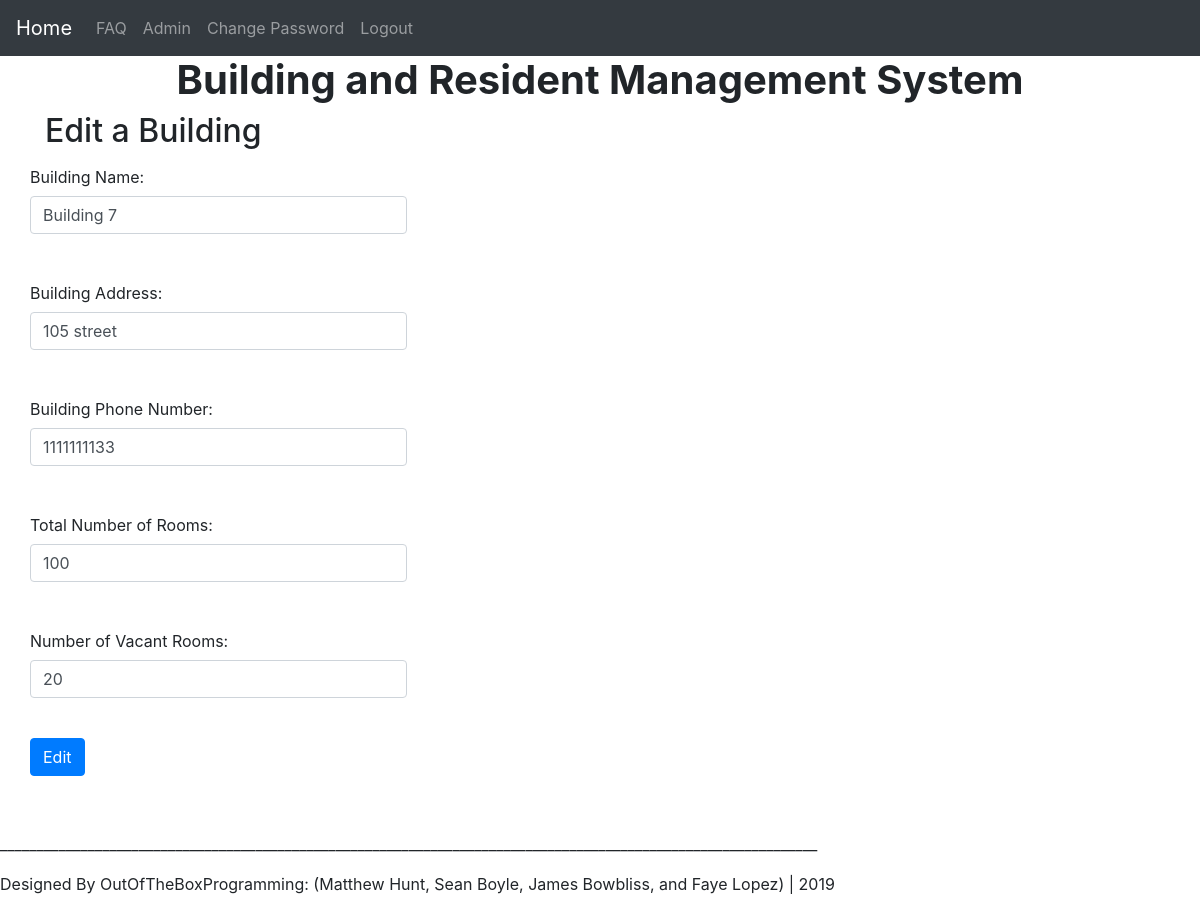
Before: /edit_building.php?id=1 with the older database file.
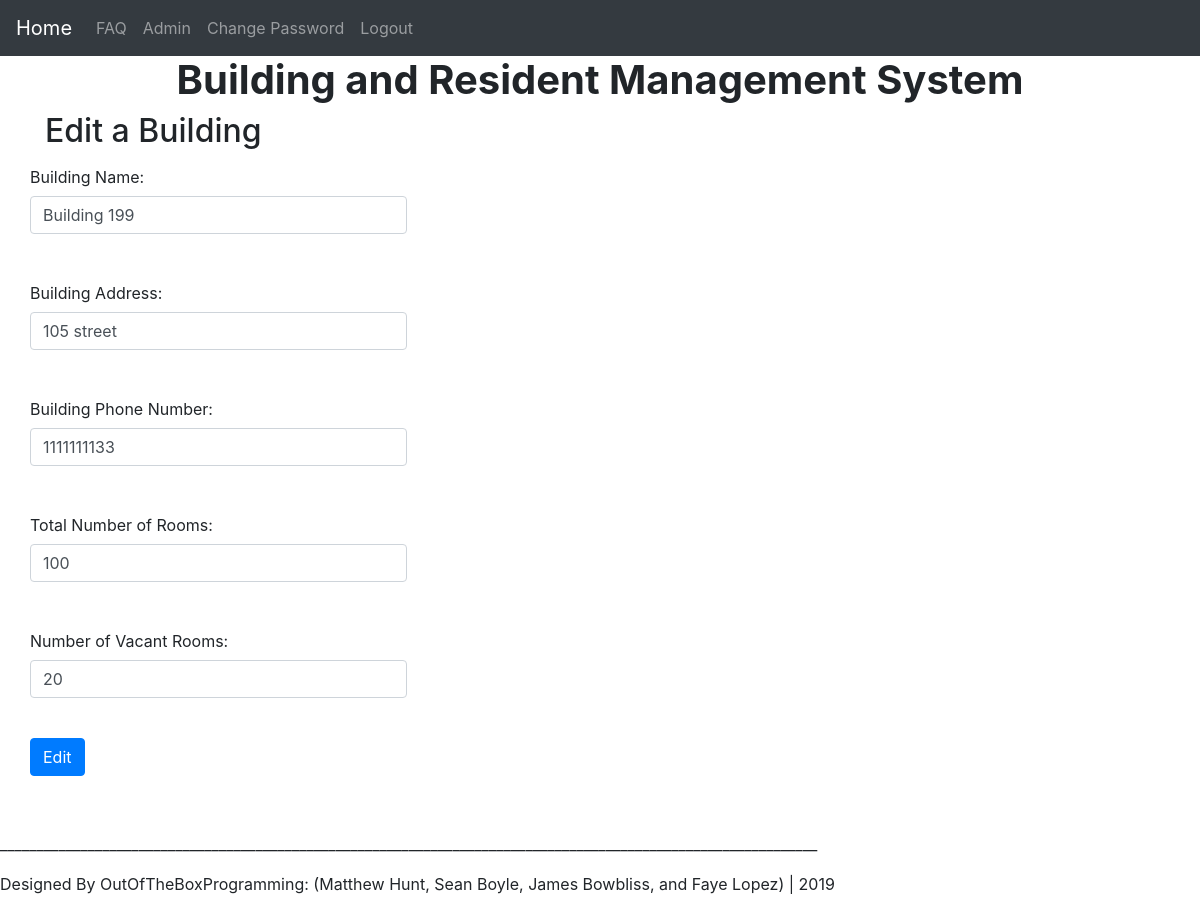
After: the same page with the newer database file.
### tables this page shows
CREATE TABLE `Buildings` (
  `BuildingID` int(11) NOT NULL AUTO_INCREMENT,
  `Name` varchar(100) NOT NULL,
  `Address` varchar(100) NOT NULL,
  `PhoneNumber` int(11) NOT NULL,
  `TotalRooms` int(11) NOT NULL,
  `TotalVacRooms` int(11) NOT NULL,
  `Res` varchar(20) NOT NULL DEFAULT 'Show Residents',
  `Edit` varchar(10) NOT NULL DEFAULT 'Edit',
  `Del` varchar(10) NOT NULL DEFAULT 'Delete',
  PRIMARY KEY (`BuildingID`)
);

### edit_building.php (the view, shortened to what this page needs)
<!doctype html>
<html lang=en>
<head>
</head>
<body>
<div id="container">
<?php include("header.php"); ?>
<div id="content">
        <div class="container"><h2>Edit a Building</h2></div>
<?php
    if ( (isset($_GET['id'])) && (is_numeric($_GET['id'])) ) {
        $id = $_GET['id'];
    } elseif ( (isset($_POST['id'])) && (is_numeric($_POST['id'])) ) {
        $id = $_POST['id'];
    } else {
        echo '<p class="error">This page has been accessed in error.</p>';
        include ('footer.php');
        exit();
    }
    require ('mysqli_connect.php');
    $q = "SELECT Name, Address, PhoneNumber, TotalRooms, TotalVacRooms FROM Buildings WHERE BuildingID=$id";
    $result = mysqli_query ($dbcon, $q);
    if (mysqli_num_rows($result) == 1) {
        $row = mysqli_fetch_array ($result, MYSQLI_NUM);
        echo '<div class="container"><form action="edit_building.php" method="post"><div class="form-group row"><div class="col-xs-3">
        <p><label class="col-form-label" for="Name">Building Name:</label><input class="fl-left form-control" type="text" name="Name" size="30" maxlength="50" value="' . $row[0] . '"></p>
        <br>
        <p><label class="col-form-label" for="Address">Building Address:</label><input class="fl-left form-control" type="text" name="Address" size="30" maxlength="50" value="' . $row[1] . '"></p>
        <br>
        <p><label class="col-form-label" for="PhoneNumber">Building Phone Number:</label><input class="fl-left form-control" type="text" name="PhoneNumber" size="30" maxlength="50" value="' . $row[2] . '"></p>
        <br>
        <p><label class="col-form-label" for="TotalRooms">Total Number of Rooms:</label><input class="fl-left form-control" type="number" name="TotalRooms" size="30" maxlength="50" value="' . $row[3] . '"></p>
        <br>
        <p><label class="col-form-label" for="TotalVacRooms">Number of Vacant Rooms:</label><input class="fl-left form-control" type="number" name="TotalVacRooms" size="30" maxlength="50" value="' . $row[4] . '"></p>
        <br>
        <p><input class="btn btn-primary" id="submit" type="submit" name="submit" value="Edit"></p>
        <br>
        <input type="hidden" name="id" value="' . $id . '" />
        </div></div></form></div>';
    } else {
        echo '<p class="error">This page has been accessed in error.</p>';
    }
?>
    <footer>
	</footer>
</div>
</div>
</body>
</html>

Changed rows visible on the page:
changed buildings "105 street": Name "Building 7" → "Building 199"
